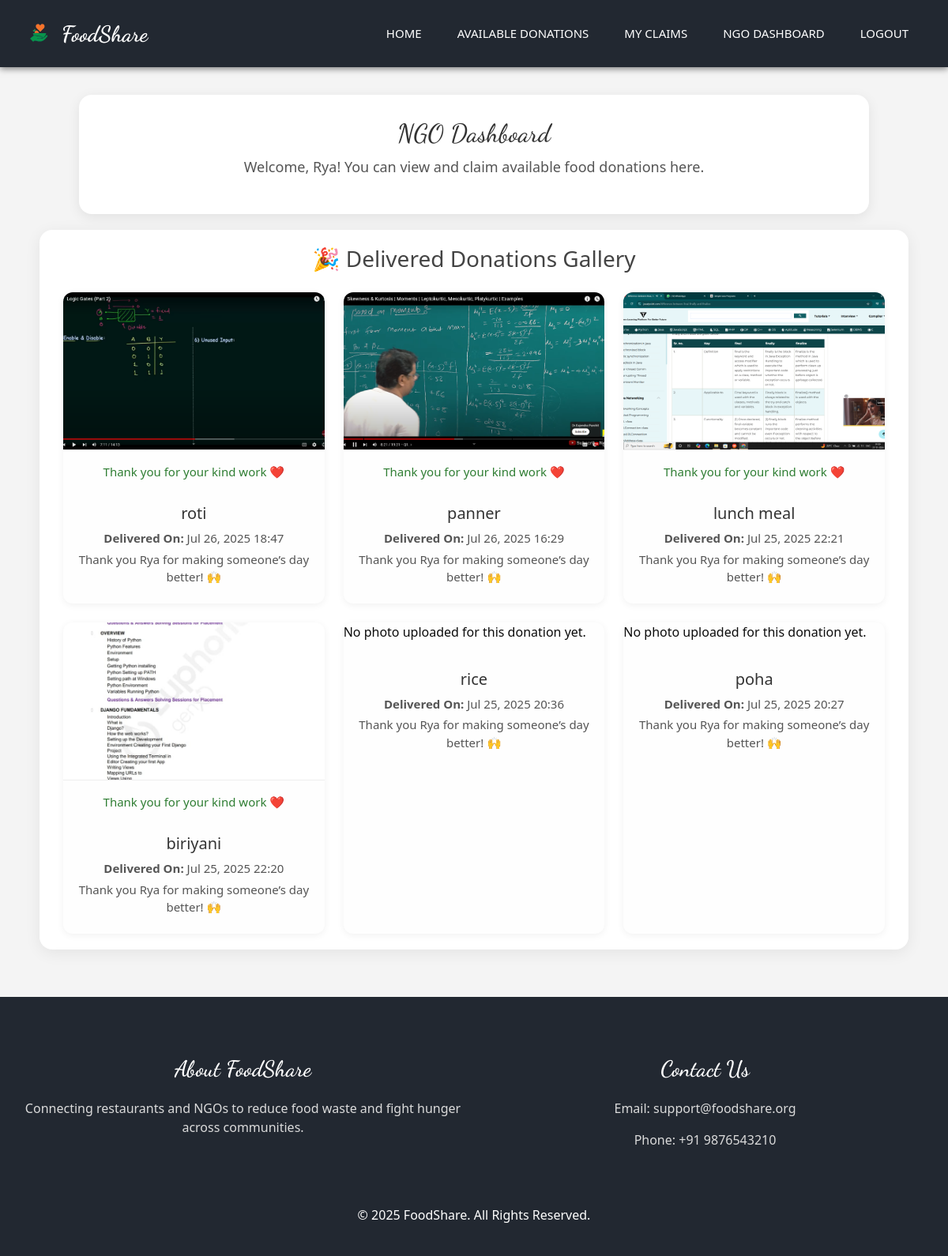
Screenshot of /ngo/dashboard/ (signed in) with the database file from the repository.
### userauth/models.py (models this page shows, shortened)
class CustomUser(AbstractUser):
    ROLE_CHOICES = (
        ('restaurant', 'DONOR'),
        ('ngo', 'NGO'),
    )
    role = models.CharField(max_length=20, choices=ROLE_CHOICES)

### main/models.py (models this page shows, shortened)
class FoodDonation(models.Model):
    restaurant = models.ForeignKey(settings.AUTH_USER_MODEL, on_delete=models.CASCADE)
    food_name = models.CharField(max_length=100)
    quantity = models.CharField(max_length=50)
    expiry_time = models.DateTimeField()
    location = models.CharField(max_length=200)
    photo = models.ImageField(upload_to='food_photos/', blank=True, null=True)
    added_at = models.DateTimeField(auto_now_add=True)
    is_claimed = models.BooleanField(default=False)
    phone_number = models.CharField(max_length=11, default='0000000000')
    delivered = models.BooleanField(default=False)
    delivery_photo = models.ImageField(upload_to='delivery_photos/', blank=True, null=True)
    delivered_at = models.DateTimeField(null=True, blank=True)
    qr_code = models.ImageField(upload_to='qr_codes/', blank=True, null=True)  # ✅ NEW FIELD
    claimed_by = models.ForeignKey(
        User,
        on_delete=models.SET_NULL,
        null=True,
        blank=True,
        related_name='claimed_donations'
    )

### main/views.py (the view)
# urls.py: path('ngo/dashboard/', ngo_dashboard, name='ngo_dashboard'),
@login_required
def ngo_dashboard(request):
    delivered_donations = FoodDonation.objects.filter(
        claimed_by=request.user,
        is_claimed=True,
        delivered=True,
        delivery_photo__isnull=False
    ).order_by('-delivered_at')
    return render(request, 'dashboards/ngo_dashboard.html', {
        'delivered_donations': delivered_donations
    })

### templates/dashboards/ngo_dashboard.html (shortened to what this page needs)
{% extends "layout.html" %}
{% load static %}
{% block extra_css %}
<link rel="stylesheet" href="{% static 'css/ngo_dashboard.css' %}">
{% endblock %}
{% block content %}
<div class="dashboard-container">
    <h2>NGO Dashboard</h2>
    <p>Welcome, {{ user.username }}! You can view and claim available food donations here.</p>
</div>
<div class="delivered-gallery">
    <h3>🎉 Delivered Donations Gallery</h3>
    {% if delivered_donations %}
    <div class="gallery-grid">
        {% for donation in delivered_donations %}
        <div class="gallery-card">
           {% if donation.delivery_photo %}
                <div class="photo-card">
                    <img src="{{ donation.delivery_photo.url }}" alt="Delivery Photo">
                    <p class="greeting">Thank you for your kind work ❤️</p>
                </div>
            {% else %}
                <p>No photo uploaded for this donation yet.</p>
            {% endif %}
            <div class="caption">
                <h4>{{ donation.food_name }}</h4>
                <p><strong>Delivered On:</strong> {{ donation.delivered_at|date:"M d, Y H:i" }}</p>
                <p>Thank you {{ user.username }} for making someone’s day better! 🙌</p>
            </div>
        </div>
        {% endfor %}
    </div>
    {% else %}
    <p>No deliveries marked yet.</p>
    {% endif %}
</div>
{% endblock %}

### static/css/style.css (style rules this page uses)
body { font-family: "Open Sans", sans-serif; color: #0c0c0c; background-color: #ffffff; overflow-x: hidden; }
h1, h2 { font-family: 'Dancing Script', cursive; }

### static/css/custom.css (style rules this page uses)
body { background: #ffffff; margin: 0; padding: 0; }
body { padding-top: 80px !important; }

### static/css/ngo_dashboard.css (style rules this page uses)
body { font-family: 'Segoe UI', sans-serif; background-color: #f4f4f4; margin: 0; padding: 0; }
.dashboard-container { max-width: 1000px; margin: 40px auto 20px; background-color: #ffffff; padding: 30px 40px; border-radius: 16px; box-shadow: 0 4px 16px rgba(0, 0, 0, 0.08); text-align: center; }
.dashboard-container h2 { font-size: 32px; margin-bottom: 10px; color: #333; }
.dashboard-container p { font-size: 18px; color: #555; }
.delivered-gallery { max-width: 1100px; margin: 20px auto 60px; padding: 20px 30px; background-color: #ffffff; border-radius: 16px; box-shadow: 0 4px 20px rgba(0, 0, 0, 0.07); }
.delivered-gallery h3 { font-size: 28px; margin-bottom: 25px; color: #444; text-align: center; }
.gallery-grid { display: grid; grid-template-columns: repeat(auto-fill, minmax(280px, 1fr)); gap: 24px; }
.gallery-card { background-color: #fefefe; border-radius: 12px; box-shadow: 0 2px 10px rgba(0, 0, 0, 0.06); overflow: hidden; transition: transform 0.2s ease; }
.photo-card img { width: 100%; height: 200px; object-fit: cover; border-bottom: 1px solid #eee; }
.greeting { font-size: 15px; text-align: center; color: #2e7d32; margin: 6px 0 10px; }
.caption { padding: 12px 16px 18px; text-align: center; }
.caption h4 { margin: 8px 0; font-size: 20px; color: #333; }
.caption p { font-size: 15px; color: #555; margin: 4px 0; }

### rows the page displays
CustomUser: username "Rya"
FoodDonation: delivery_photo (picture), food_name "roti", delivered_at "Jul 26, 2025 18:47"
FoodDonation: delivery_photo (picture), food_name "panner", delivered_at "Jul 26, 2025 16:29"
FoodDonation: delivery_photo (picture), food_name "lunch meal", delivered_at "Jul 25, 2025 22:21"
FoodDonation: delivery_photo (picture), food_name "biriyani", delivered_at "Jul 25, 2025 22:20"
FoodDonation: delivery_photo "No photo uploaded for this donation yet.", food_name "rice", delivered_at "Jul 25, 2025 20:36"
FoodDonation: delivery_photo "No photo uploaded for this donation yet.", food_name "poha", delivered_at "Jul 25, 2025 20:27"
